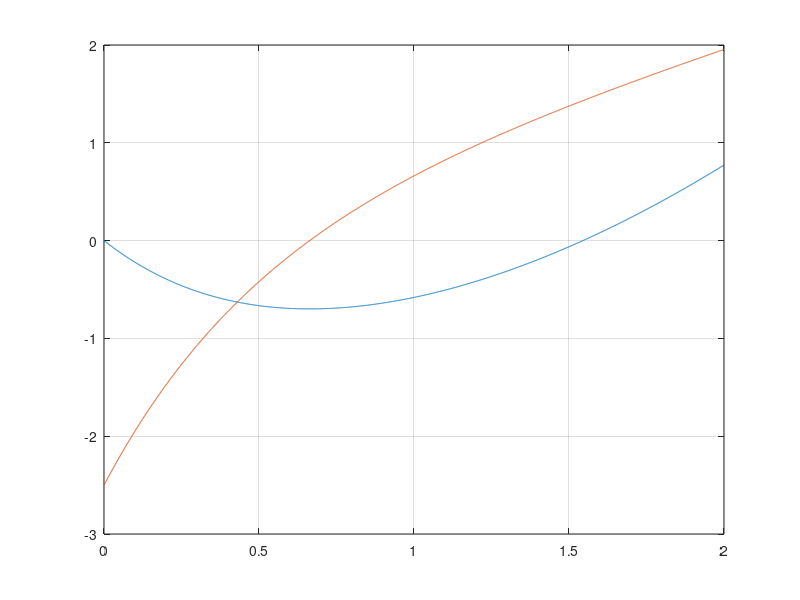

The MATLAB script that drew this image:
ff=@(x) (x).^2/2-5/4+(5/4)*exp(-2*x);
w=0:0.001:2;
plot(w,ff(w));grid;
fd=@(x)x+5/4*(-2)*exp(-2*x)
y=0:0.001:2;
plot(w,ff(w),w,fd(w));grid;

a=0;b=2;er1=0.0001;t=a;

for i=1:100
    x=b-fd(b)*(b-a)/(fd(b)-fd(a));
    if fd(x)*fd(a)<0 b=x;
    else a=x; end;
    fprintf('%d a%f x%f b%f er%f\n',i,a,x,b,abs(t-x));
    if abs(t-x)<er1 break;end
    t=x;
end %fin
